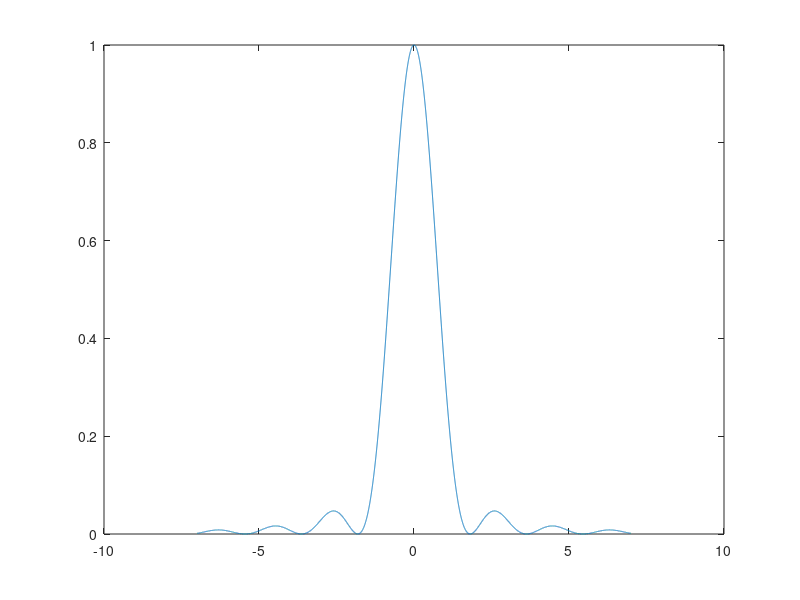

Here is the MATLAB script that generated this plot: (Note: this script raises an error after producing the figure.)
% BASIC IMAGE ANALYSIS SCRIPT
% This script is intended as an example to help you analyze the pictures you have acquired
% during the "Diffraction, interference and Fourier filtering" lab. Notice that you cannot
% simply run the algorithm "as it is", you will need to change a few things to make it
% work with your images (therefore you will have to understand it, contact your lab
% supervisor if you have questions). You can also write your own algorithm making
% different steps if you want (this here is just for inspiration).

close all; clear all;
%%
lamb = 632.8*10^-9;
b = 2*10^-5;
L = 0.972;
N = 1;

thetas_analytical = deg2rad(-7:0.001:7);
Beta = @(theta) pi*b*sin(theta)./lamb;
%Alpha = @(theta) pi*a*sin(theta)./lamb;
beta = Beta(thetas_analytical);
%alph = Alpha(thetas_analytical);
diff = (sin(beta)./beta).^2;
%inter = (sin(N.*alph)./sin(alph)).^2;
R = diff./max(diff);
plot(rad2deg(thetas_analytical),R);

new_b = @(y,m) lamb.*m*L./y;%sind(th);
rel_err = @(y,m) (new_b(y,m)-b)./b;

%% Import the image to Matlab
path = 'Images/SingleSlitNew/singleSlit.jpg';
channel = 1;
rotation = 1.25;
sec_x = 1:4098;
sec_y = 1550:1700;
baseline_sign = 0.35; % No baseline subtraction or addition
shift = (1391+2399)/2;
S = (85/5);
L = 0.972;
show_steps = true;
mm_limit = [-100,100];
deg_limit = [-2,2];
[xAxisDeg, xAxisMm, data3] = image_process(path,channel,rotation,sec_x, ...
               sec_y,baseline_sign,shift,S,L,show_steps,mm_limit,deg_limit);
%%
% Diffraction : b
visualize = true;
[PKS,LOCS] = find_min(data3,xAxisMm,2.5,inf,visualize);
y_diffraction = LOCS*10^-3;
if visualize
    grid on;
    xlabel('mm - displacement');
    ylabel('Normalized signal');
    title('Normalized signal vs angle with Min peaks');
    xlim([-100 , 100]);
    ylim([0 , 1]);
end
if show_steps
    plot(xAxisDeg,data3);
    hold on
    degs = atand(y_diffraction/L);
    scatter(degs,PKS,'r^','filled');
    plot(rad2deg(thetas_analytical),R,"m")
    hold off
    grid on;
    xlabel('Angle (°)');
    ylabel('Normalized signal');
    title('Normalized signal vs angle with Min peaks');
    xlim([-6 , 6]);
    ylim([0 , 1]);
    legend(["Exp - values","Maxima","Analytical"])

end
left_hand = sum(y_diffraction<0);
right_hand = sum(y_diffraction>=0);
m = [-left_hand:-1 1:right_hand];
slit_widths = new_b(y_diffraction,m);
b_mean = mean(slit_widths);
b_std = std(slit_widths);
%% Diffraction Error:
N_diffraction = length(slit_widths);
dL = 5*10^-3;
dP = 25;
dy = dP/(S*10^3);

mabs = abs(m);
db =sqrt((dL*lamb*mabs./y_diffraction).^2+(mabs.*L*dy*lamb./(y_diffraction.^2)).^2);
db_mean = sqrt(mean(db.^2));
db_std = std(db);
fprintf("Diffraction\n");
fprintf("b = %.3e +- %.3e\n",b_mean,db_mean);
fprintf("b_std = %.3e \n",b_std);
fprintf("Error std = %.3e \n",db_std);
%% Appendix

%{
myImage1 = imread('Images/SingleSlitNew/singleSlit.jpg');

%% Display the image as a figure
if show_steps
    figure(1)
    imagesc(myImage1);
    title('Step 1: original image');
end

%% Select the RGB color channel to use (in this case the blue, as it is less saturated)
myImage2 = myImage1(:,:,1);
if show_steps
    figure(2)
    imagesc(myImage2);
    title('Step2: using the blue channel only');
end

%% Apply a median filter to reduce hotspots
myImage3 = medfilt2(myImage2);
if show_steps
    figure(3)
    imagesc(myImage3);
    title('Step 3: after median filtering');
end
%% Rotate the image so that the diffraction pattern is horizontal
myImage4 = imrotate(myImage3, 1.25);
if show_steps
    figure(4)
    imagesc(myImage4);
    title('Step 4: after rotation');
end

%% Cut a region of interest within the image, where the diffraction pattern is contained
%myImage5 = myImage4(1450:1550, 1000:3000); Double Slit
myImage5 = myImage4(1550:1700, :);
if show_steps
    figure(5)
    imagesc(myImage5);
end

%% Integrate over the first dimension (i.e. vertically) to get the total counts per pixel.
data1 = sum(myImage5);
if show_steps
    figure(6);
    plot(data1);
    title('Step 6: vertically integrate the signal');
end

%% Substract the background baseline
baseline = 2800 + (3600/length(data1)) * (1:length(data1));
data2 = data1 + baseline;
if show_steps
    figure(7);
    plot(data2);
end

%% Calibrate the pixel with space. Using the mm paper in the image I see that 420 px
% correspond to 50 mm. Therefore, 8.4 px/mm (I leave the error calculations to you :p ).
% Notice that I have centered the 0 at the main peak.
xAxisMm = ((1 : length(data2)) - (1391+2399)/2) / (85/5); % Single Slit
S = (85/5);
if show_steps
    figure;
    plot(xAxisMm, data2);
    xlabel('Distance (mm)');
    ylabel('Counts (a.u.)');
    title('Step 7: Calibrate the data from signal-vs-pixels into signal-vs-distance');
end

%% Calibrate the space with angle. For this example, I used a distance between the
% diffraction slit and the screen of 1 meter. Normalize and plot the results nicely.
xAxisDeg = atand(xAxisMm / 1000*L);
f = figure;
data3 = data2 / max(data2);
plot(xAxisDeg, data3);
xlim([-6 , 6]);
ylim([0 , 1]);
xlabel('Angle (°)');
ylabel('Normalized signal');
title('Final step: normalized signal vs angle');
grid on;
% b
%}

